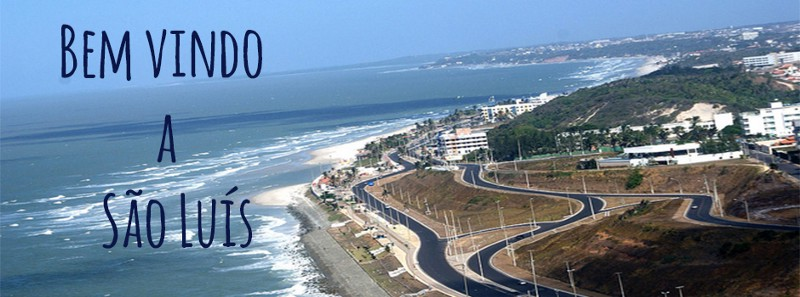
#> input picture tutorials/tesseract/lendo-imagens/saoluis.jpg, 800 x 297 px
$ python site.py
#> lines starting #> are read from the running program, lines starting #| are printed output that depends on the picture; after the words box and inside, x2 and y2 are one past the last pixel; in counts of white or black regions, pixels touching at a corner belong together
import pytesseract as ocr
import numpy as np
import cv2

from PIL import Image

# tipando a leitura para os canais de ordem RGB
imagem = Image.open('saoluis.jpg').convert('RGB')
#> imagem is the input picture: PIL image 800x297 RGB; mean R, G, B 109, 130.9, 152.3

# convertendo em um array editável de numpy[x, y, CANALS]
npimagem = np.asarray(imagem).astype(np.uint8)

# diminuição dos ruidos antes da binarização
npimagem[:, :, 0] = 0 # zerando o canal R (RED)
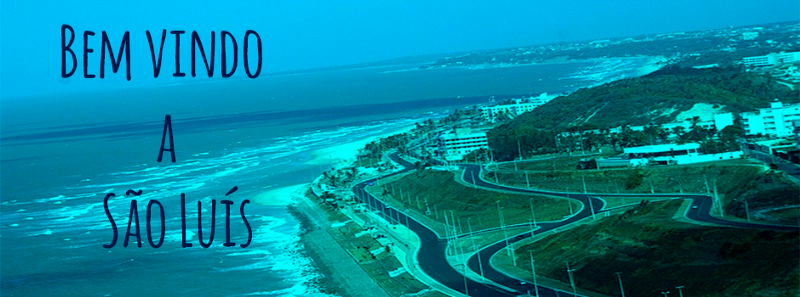
#> npimagem: shape (297, 800, 3); mean R, G, B 0, 130.9, 152.3
npimagem[:, :, 2] = 0 # zerando o canal B (BLUE)
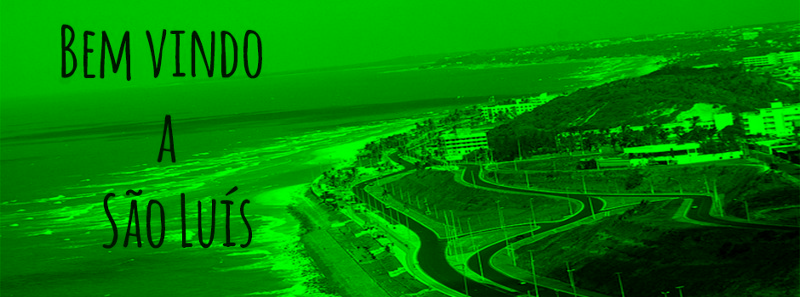
#> npimagem: shape (297, 800, 3); mean R, G, B 0, 130.9, 0

# atribuição em escala de cinza
im = cv2.cvtColor(npimagem, cv2.COLOR_RGB2GRAY)
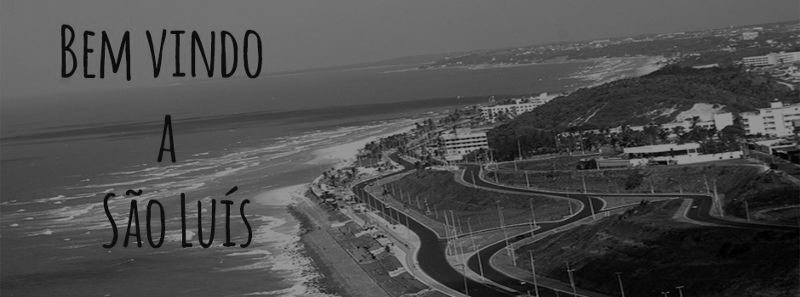
#> im: shape (297, 800); min 0, max 150, mean 76.9

# aplicação da truncagem binária para a intensidade
# pixels de intensidade de cor abaixo de 127 serão convertidos para 0 (PRETO)
# pixels de intensidade de cor acima de 127 serão convertidos para 255 (BRANCO)
# A atrubição do THRESH_OTSU incrementa uma análise inteligente dos nivels de truncagem
ret, thresh = cv2.threshold(im, 127, 255, cv2.THRESH_BINARY | cv2.THRESH_OTSU)
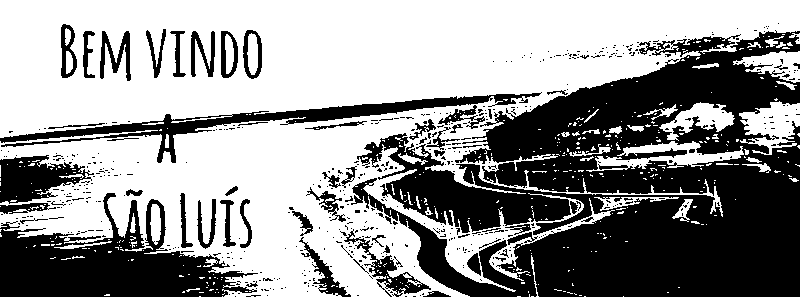
#> thresh: shape (297, 800); 58.2% white; 563 black regions (505 under 20 px), largest, box (x1, y1, x2, y2) and area: (351, 30, 800, 297) 67071, (0, 193, 258, 297) 12971, (0, 92, 542, 163) 5481
#> ret = 72

# reconvertendo o retorno do threshold em um objeto do tipo PIL.Image
binimagem = Image.fromarray(thresh)

# chamada ao tesseract OCR por meio de seu wrapper
#> (the run stopped early here; a loop or call above may not have finished)
